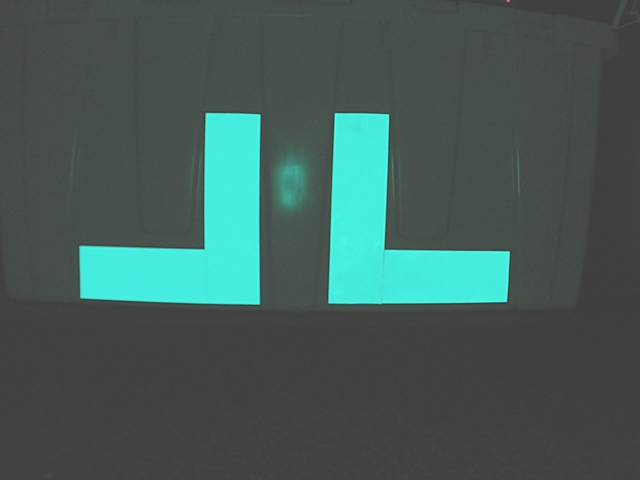
#> input picture PyScripts/image.jpg, 640 x 480 px
$ python Filter.py   (older library calls are emulated)
#> lines starting #> are read from the running program, lines starting #| are printed output that depends on the picture; after the words box and inside, x2 and y2 are one past the last pixel; in counts of white or black regions, pixels touching at a corner belong together
import cv2
import numpy as np
import configparser
from scipy.interpolate import splprep, splev

config = configparser.RawConfigParser()
config.read('config.txt')
#> (reads PyScripts/config.txt from the repository)

H_LOW = config.get('hsv_vals', 'h_low')
S_LOW = config.get('hsv_vals', 's_low')
V_LOW = config.get('hsv_vals', 'v_low')
H_HIGH = config.get('hsv_vals', 'h_high')
S_HIGH = config.get('hsv_vals', 's_high')
V_HIGH = config.get('hsv_vals', 'v_high')

LOW_HSV = np.array([H_LOW, S_LOW, V_LOW], np.uint8)
HIGH_HSV = np.array([H_HIGH, S_HIGH, V_HIGH], np.uint8)

def filter(image_name): #paramater 'image' to be replaced with a live steam from the robot.

#> called with image_name = 'image.jpg'
    image = cv2.imread(image_name) #reads in image
#> image is the input picture: shape (480, 640, 3); mean B, G, R 87.7, 91.1, 68.4

    hsv_image = cv2.cvtColor(image, cv2.COLOR_BGR2HSV) # converts original into hsv
#> hsv_image: shape (480, 640, 3); mean H, S, V 48.8, 33.7, 91.1

    threshold = cv2.inRange(hsv_image, LOW_HSV, HIGH_HSV) # applys hsv threshold to hsv image
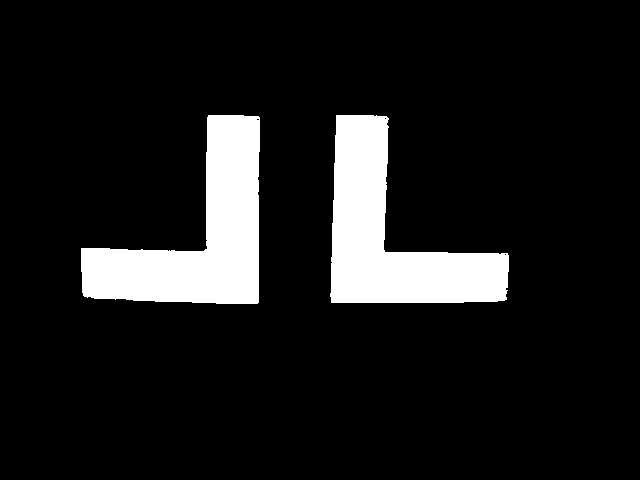
#> threshold: shape (480, 640); 10.6% white; 2 white regions

    cv2.imwrite('image_output.jpg', threshold) # writes out result from previous

    cv2.imwrite('image_output.jpg', threshold) # prints it

    res = cv2.bitwise_and(image, image, mask = threshold) #cturns into more basic, contourable image
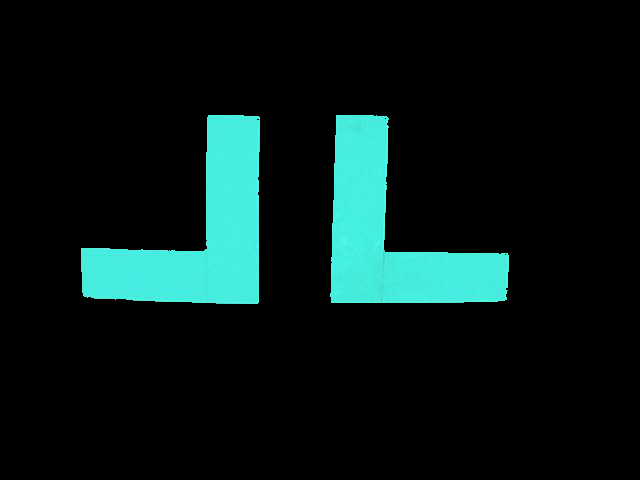
#> res: shape (480, 640, 3); mean B, G, R 23.5, 25, 7.5

    res_grayscale = cv2.imread('image_output.jpg', 0) # turns into grayscale for contouring
#> res_grayscale: shape (480, 640); min 0, max 255, mean 26.9

    res_grayscale_contoured, contours, hierarchy = cv2.findContours(res_grayscale, cv2.RETR_TREE, cv2.CHAIN_APPROX_SIMPLE) # finds contours
#> contours = 97 contours, 93 with area under 20; largest, box (x1, y1, x2, y2) and area: (80, 112, 264, 304) 16108, (328, 112, 512, 304) 15988, (332, 167, 335, 201) 64, (385, 190, 389, 209) 36

    cv2.drawContours(res, contours, -1, (0, 0, 255), 2) # draws contours onto res image
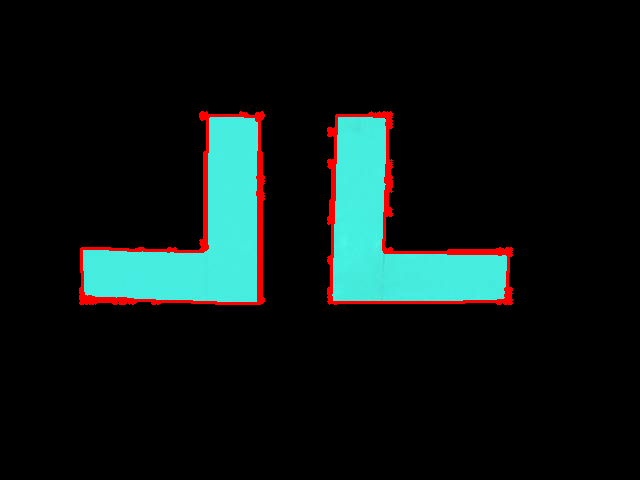
#> res: shape (480, 640, 3); 2.16% of pixels changed, all inside (x1, y1, x2, y2) = (79, 111, 513, 305)

    cv2.imwrite('image_output_2.jpg', res) # prints image with contours

    return

filter('image.jpg')
